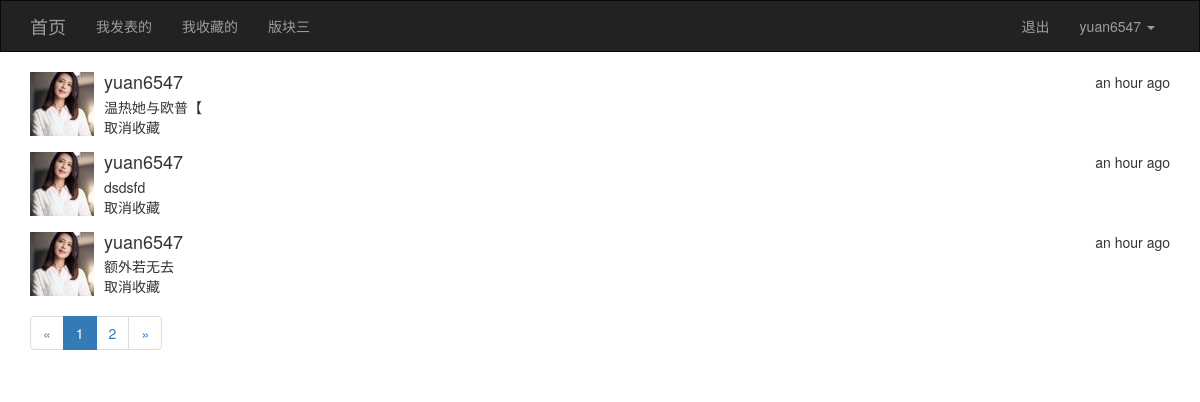
/posts/collect_me/ (signed in), run on the app's committed database.
### app/models.py (models this page shows, shortened)
class User(UserMixin, db.Model):
    id = db.Column(db.Integer, primary_key=True)
    username = db.Column(db.String(20), unique=True)
    password_hash = db.Column(db.String(20))
    email = db.Column(db.String(64), unique=True)
    confirmed = db.Column(db.Boolean, default=True)
    icon = db.Column(db.String(64), default='default.jpg')
    posts = db.relationship('Posts', lazy='dynamic', backref='user')
    favorites = db.relationship('Posts', lazy='dynamic', secondary='collections', backref=db.backref('users', lazy='dynamic'))
    @property
    def password(self):
        raise AttributeError('密码属性不可读')

class Posts(db.Model):
    id = db.Column(db.Integer, primary_key=True)
    content = db.Column(db.String(128))
    timestamp = db.Column(db.DateTime, default=datetime.utcnow)
    uid = db.Column(db.Integer, db.ForeignKey('user.id'))

### app/views/posts.py (the view)
@posts.route('/collect_me/')
def collect_me():
    if current_user.is_authenticated:
        page = request.args.get('page', 1, int)
        pagination = current_user.favorites.order_by(Posts.timestamp.desc()).paginate(page, per_page=3, error_out=False)
        posts = pagination.items
    else:
        flash('请先登录...')
        return redirect(url_for('user.login'))
    return render_template('main/collect.html', posts=posts, pagination=pagination)

### app/models.py (called while the page is built)
@login_manager.user_loader
def user_loader(uid):
    return User.query.get(uid)

### app/templates/main/collect.html (shortened to what this page needs)
{% extends 'common/base.html' %}
{% from 'common/macro.html' import show_pagination %}
{% block page_content %}
    {% for p in posts %}
        <div class="media">
            <div class="media-left">
                <a href="#">
                    <img class="media-object" src="{{ url_for('static', filename='upload/'+p.user.icon) }}" alt="头像">
                </a>
            </div>
            <div class="media-body">
                <div style="float: right;">{{ moment(p.timestamp).fromNow() }}</div>
                <h4 class="media-heading">{{ p.user.username }}</h4>
                {{ p.content }}
            {% if current_user.is_authenticated %}
                <div class="collect" url="{{ url_for('posts.collect', pid=p.id) }}">取消收藏</div>
            {% endif %}
            </div>
        </div>
    {% endfor %}
    {{ show_pagination(pagination, 'posts.collect_me', id=3, name='xxx') }}
{% endblock %}

### app/templates/common/base.html (shortened to what this page needs)
{% extends 'bootstrap/base.html' %}
{% from 'bootstrap/wtf.html' import quick_form %}
{% block navbar %}
    <nav class="navbar navbar-inverse" style="border-radius: 0px;">
        <div class="container">
            <div class="navbar-header">
                <a class="navbar-brand" href="/">首页</a>
            </div>
            <div class="collapse navbar-collapse">
                <ul class="nav navbar-nav">
                    <li><a href="{{ url_for('posts.publish_me') }}">我发表的</a></li>
                    <li><a href="{{ url_for('posts.collect_me') }}">我收藏的</a></li>
                    <li><a href="#">版块三</a></li>
                </ul>
                <ul class="nav navbar-nav navbar-right">
                {% if current_user.is_authenticated %}
                    <li><a href="{{ url_for('user.logout') }}">退出</a></li>
                    <li class="dropdown">
                        <a href="#" class="dropdown-toggle" data-toggle="dropdown" role="button" aria-haspopup="true"
                           aria-expanded="false">{{ current_user.username }} <span class="caret"></span></a>
                    </li>
                {% else %}
                    <li><a href="{{ url_for('user.login') }}">登录</a></li>
                    <li><a href="{{ url_for('user.register') }}">注册</a></li>
                {% endif %}
                </ul>
            </div>
        </div>
    </nav>
{% endblock %}
{% block content %}
    <div class="container">
        {% block page_content %}默认内容{% endblock %}
    </div>
{% endblock %}
{% block head %}
    {{ super() }}
{% endblock %}

### data on the page
User: username "yuan6547"
Posts: icon (placeholder picture), timestamp "an hour ago", user.username "yuan6547", content "温热她与欧普【"
Posts: icon (placeholder picture), timestamp "an hour ago", user.username "yuan6547", content "dsdsfd"
Posts: icon (placeholder picture), timestamp "an hour ago", user.username "yuan6547", content "额外若无去"

### other printed values
{{ p }} "1" "2"
